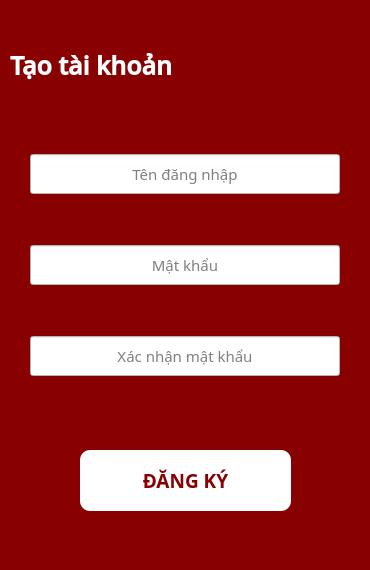
<?xml version="1.0" encoding="UTF-8"?>
<ui version="4.0">
 <class>signup_form</class>
 <widget class="QDialog" name="signup_form">
  <property name="geometry">
   <rect>
    <x>0</x>
    <y>0</y>
    <width>370</width>
    <height>570</height>
   </rect>
  </property>
  <property name="sizePolicy">
   <sizepolicy hsizetype="MinimumExpanding" vsizetype="MinimumExpanding">
    <horstretch>0</horstretch>
    <verstretch>0</verstretch>
   </sizepolicy>
  </property>
  <property name="minimumSize">
   <size>
    <width>370</width>
    <height>570</height>
   </size>
  </property>
  <property name="maximumSize">
   <size>
    <width>370</width>
    <height>570</height>
   </size>
  </property>
  <property name="windowTitle">
   <string>Tạo tài khoản</string>
  </property>
  <property name="styleSheet">
   <string notr="true">background-color: rgb(136, 0, 0);</string>
  </property>
  <widget class="QLabel" name="label">
   <property name="geometry">
    <rect>
     <x>10</x>
     <y>40</y>
     <width>221</width>
     <height>51</height>
    </rect>
   </property>
   <property name="font">
    <font>
     <family>Open Sans Semibold</family>
     <pointsize>19</pointsize>
     <weight>75</weight>
     <bold>true</bold>
    </font>
   </property>
   <property name="styleSheet">
    <string notr="true">color: rgb(255, 255, 255);</string>
   </property>
   <property name="text">
    <string>Tạo tài khoản</string>
   </property>
  </widget>
  <widget class="QPushButton" name="signup_btn">
   <property name="geometry">
    <rect>
     <x>80</x>
     <y>450</y>
     <width>211</width>
     <height>61</height>
    </rect>
   </property>
   <property name="font">
    <font>
     <family>Noto Sans</family>
     <pointsize>14</pointsize>
     <weight>75</weight>
     <bold>true</bold>
    </font>
   </property>
   <property name="styleSheet">
    <string notr="true">QPushButton{
	background-color: rgb(255, 255, 255);
	color: rgb(136, 0, 0);
	border-style: outset;
	border-radius: 10px;
}

QPushButton:hover{
	
	background-color: rgb(249, 186, 187);

}</string>
   </property>
   <property name="text">
    <string>ĐĂNG KÝ</string>
   </property>
  </widget>
  <widget class="QWidget" name="layoutWidget">
   <property name="geometry">
    <rect>
     <x>30</x>
     <y>110</y>
     <width>312</width>
     <height>311</height>
    </rect>
   </property>
   <layout class="QVBoxLayout" name="verticalLayout">
    <property name="spacing">
     <number>7</number>
    </property>
    <property name="sizeConstraint">
     <enum>QLayout::SetDefaultConstraint</enum>
    </property>
    <item>
     <widget class="QLineEdit" name="user_name_edit">
      <property name="minimumSize">
       <size>
        <width>310</width>
        <height>40</height>
       </size>
      </property>
      <property name="maximumSize">
       <size>
        <width>310</width>
        <height>40</height>
       </size>
      </property>
      <property name="font">
       <font>
        <family>Noto Sans</family>
        <pointsize>11</pointsize>
       </font>
      </property>
      <property name="styleSheet">
       <string notr="true">background-color: rgb(255, 255, 255);</string>
      </property>
      <property name="maxLength">
       <number>30</number>
      </property>
      <property name="alignment">
       <set>Qt::AlignCenter</set>
      </property>
      <property name="placeholderText">
       <string>Tên đăng nhập</string>
      </property>
     </widget>
    </item>
    <item>
     <widget class="QLineEdit" name="password_edit">
      <property name="minimumSize">
       <size>
        <width>310</width>
        <height>40</height>
       </size>
      </property>
      <property name="maximumSize">
       <size>
        <width>310</width>
        <height>40</height>
       </size>
      </property>
      <property name="font">
       <font>
        <family>Noto Sans</family>
        <pointsize>11</pointsize>
       </font>
      </property>
      <property name="styleSheet">
       <string notr="true">background-color: rgb(255, 255, 255);</string>
      </property>
      <property name="maxLength">
       <number>16</number>
      </property>
      <property name="echoMode">
       <enum>QLineEdit::Password</enum>
      </property>
      <property name="alignment">
       <set>Qt::AlignCenter</set>
      </property>
      <property name="placeholderText">
       <string>Mật khẩu</string>
      </property>
     </widget>
    </item>
    <item>
     <widget class="QLineEdit" name="confirmpw_edit">
      <property name="minimumSize">
       <size>
        <width>310</width>
        <height>40</height>
       </size>
      </property>
      <property name="maximumSize">
       <size>
        <width>310</width>
        <height>40</height>
       </size>
      </property>
      <property name="font">
       <font>
        <family>Noto Sans</family>
        <pointsize>11</pointsize>
       </font>
      </property>
      <property name="styleSheet">
       <string notr="true">background-color: rgb(255, 255, 255);</string>
      </property>
      <property name="maxLength">
       <number>16</number>
      </property>
      <property name="echoMode">
       <enum>QLineEdit::Password</enum>
      </property>
      <property name="alignment">
       <set>Qt::AlignCenter</set>
      </property>
      <property name="placeholderText">
       <string>Xác nhận mật khẩu</string>
      </property>
     </widget>
    </item>
   </layout>
  </widget>
  <widget class="QLabel" name="label_2">
   <property name="geometry">
    <rect>
     <x>250</x>
     <y>10</y>
     <width>101</width>
     <height>101</height>
    </rect>
   </property>
   <property name="text">
    <string/>
   </property>
   <property name="pixmap">
    <pixmap resource="../bg_img.qrc">:/img/Barbershop/2.png</pixmap>
   </property>
   <property name="scaledContents">
    <bool>true</bool>
   </property>
  </widget>
 </widget>
 <tabstops>
  <tabstop>user_name_edit</tabstop>
  <tabstop>password_edit</tabstop>
  <tabstop>confirmpw_edit</tabstop>
  <tabstop>signup_btn</tabstop>
 </tabstops>
 <resources>
  <include location="../bg_img.qrc"/>
 </resources>
 <connections/>
</ui>
